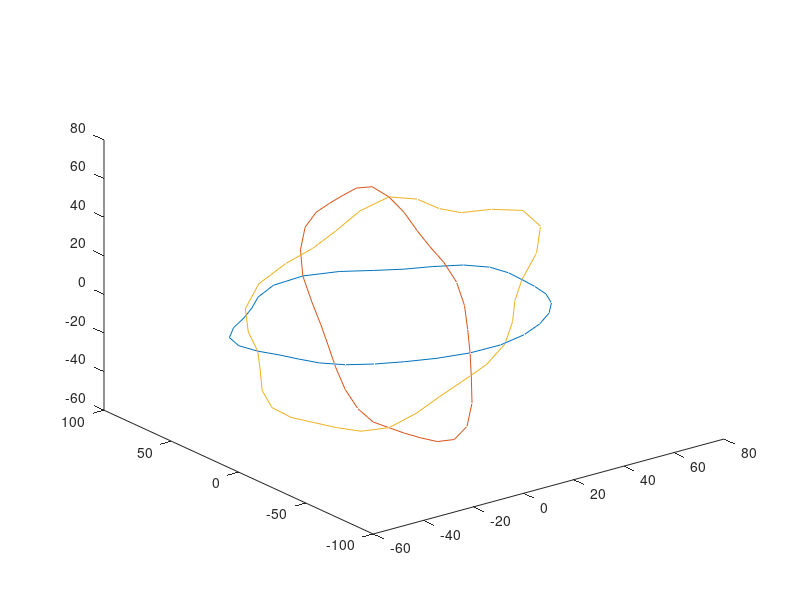

Reproduce this figure in MATLAB.
function [wire_hndl, ...
	  amoeba_x, ...
	  amoeba_y, ...
	  amoeba_z, ...
	  amoeba_Rnew, ...
	  amoeba_Rval, ...
	  fourier_arg] = amoeba3D()

  %%setenv('GNUTERM', 'x11');
  setenv('GNUTERM', 'aqua');

  %% get dimensions and position of 3D amoeba
  box_size = [256, 256, 256];
  Rmax_scale = 1/4; %% max value of max amoeba radius as fraction of box size
  Rmax_range = 1/1; %% min value of max amoeba radius as fraction of max radius
  Rmax = box_size(1) * Rmax_scale;
  Rmin = Rmax * Rmax_range;
  amoeba_Rmax = Rmin + rand() * (Rmax - Rmin);  %% maximum radius of
  %% amoeba X-section
  disp(["amoeba_Rmax = ", num2str(amoeba_Rmax)]);
  Ramp_max = 3/4; %% max value of the min amoeba radius (in unis of amoeba_Rmax)
  Ramp_min = 3/4; %% min value of the min amoeba radius
  amoeba_Ramp = Ramp_min + rand() * ( Ramp_max - Ramp_min);  %% radial
  %% variation of amoeba x-section as fraction of amoeba_Rmax
  amoeba_Rmin = amoeba_Rmax * amoeba_Ramp;  %% minimum radius of amoeba X-section
  disp(["amoeba_Rmin = ", num2str(amoeba_Rmin)]);
  amoeba_center = Rmax + rand(1,3) .* ( box_size - 2*Rmax );

  N_fourier = 7;%%5;
  %% N_Fourier: number of Fourier components (starting with 0) used to
  %% construct smooth random outline along each axis
  Npts = 2*8*2;
  %% Npts: number of points at which to evalutate/fit polynomial
  %% must be even so that 0 and 180 degrees are explicitly represented

  symmetry_flag = zeros(1,3);
  symmetry_flag(1) = 0; %% only 1st dimension should ever be symmetric

  %% i_plane: (row, col), (row, depth), (col,depth)
  %% dimensions order: (row, col, depth)
  amoeba_Rval = zeros(Npts, 3);
  fourier_arg = [0:(Npts-1)] * (2*pi) / Npts;
  fourier_arg2 = ...
      repmat([0:(N_fourier-1)]', [1, Npts]) .* ...
      repmat( fourier_arg, [N_fourier, 1] );
  for i_plane = 1:3
    if symmetry_flag(i_plane) == 1
      rand_phase = repmat(i*pi/2, [N_fourier, 1]);
    else
      rand_phase = (2*pi) * rand(N_fourier, 1);
    endif
    rand_phase2 = repmat(rand_phase, [1, Npts]);
    fourier_phase2 = exp( i*fourier_arg2 + i*rand_phase2 );
    fourier_coef = randn(N_fourier, 1);
    fourier_coef(1) = 0; %% add DC term separately
    fourier_coef2 = repmat( fourier_coef, [1, Npts]);
    fourier_term = fourier_coef2 .* fourier_phase2;
    amoeba_Rval(:,i_plane) = sum( fourier_term, 1 );
  endfor

  %% scale realand imaginary parts of X-sections to match specified min and max radii
  max_real_Rval = zeros(1,3);
  min_real_Rval = zeros(1,3);
  ave_real_Rval = zeros(1,3);
  %%amoeba_Rval(:,1) = real(amoeba_Rval(:,1));
  real_Rval = real(amoeba_Rval);
  imag_Rval = imag(amoeba_Rval);
  for i_plane = 1:3
    max_real_Rval(i_plane) = max(real(amoeba_Rval(:,i_plane)));
    min_real_Rval(i_plane) = min(real(amoeba_Rval(:,i_plane)));
    real_Rval(:,i_plane) = ...
	amoeba_Rmin + ...
	(real_Rval(:,i_plane) - min_real_Rval(i_plane)) * ...
	(amoeba_Rmax - amoeba_Rmin) / ...
	((max_real_Rval(i_plane) - min_real_Rval(i_plane)) + ...
	 ((max_real_Rval(i_plane) - min_real_Rval(i_plane))==0));
    max_imag_Rval(i_plane) = max(imag(amoeba_Rval(:,i_plane)));
    min_imag_Rval(i_plane) = min(imag(amoeba_Rval(:,i_plane)));
    imag_Rval(:,i_plane) = ...
	amoeba_Rmin + ...
	(imag_Rval(:,i_plane) - min_imag_Rval(i_plane)) * ...
	(amoeba_Rmax - amoeba_Rmin) / ...
	((max_imag_Rval(i_plane) - min_imag_Rval(i_plane)) + ...
	 ((max_imag_Rval(i_plane) - min_imag_Rval(i_plane))==0));
  endfor
  amoeba_Rval = real_Rval + i * imag_Rval;
  ave_Rval = mean(amoeba_Rval,1);

  %% match intercepts
  %% Real part of cross-sections much match at intersections
  Npts_quarter = 1 + round(Npts/4);
  Npts_half = 1 + round(Npts/2);
  Npts_3quarter = 1 + round(3*Npts/4);
  amoeba_Rdiff = zeros(2,3);
  for axis_id = 1:3
    axis_id2 = axis_id + 2;
    axis_id2 = 1 + mod(axis_id2 - 1, 3);
    amoeba_Rdiff(1,axis_id) = ...
	amoeba_Rval(1,axis_id) - amoeba_Rval(Npts_quarter, axis_id2);
    amoeba_Rdiff(2,axis_id) = ...
	amoeba_Rval(Npts_half,axis_id) - amoeba_Rval(Npts_3quarter, axis_id2);
  endfor
  amoeba_Rdiff_original = amoeba_Rdiff;
  for axis_id = 1:3
    for j_arg = [ (Npts_3quarter + 1) : (Npts + Npts_quarter - 1)]
      i_arg = 1 + mod( j_arg - 1, Npts);
      amoeba_Rval(i_arg,axis_id) = ...
	  amoeba_Rval(i_arg,axis_id) - ...
	  amoeba_Rdiff(1,axis_id) * ...
	  min(j_arg - Npts_3quarter, Npts + Npts_quarter - j_arg) / ...
	  (Npts/4);
    endfor
    for i_arg = (Npts_quarter + 1) : (Npts_3quarter - 1)
      amoeba_Rval(i_arg,axis_id) = ...
	  amoeba_Rval(i_arg,axis_id) - ...
	  amoeba_Rdiff(2,axis_id) * ...
	  min(i_arg - Npts_quarter, Npts_3quarter - i_arg) / ...
	  (Npts/4);
    endfor
  endfor
  

  amoeba_Rnew = amoeba_Rval;

%%!!! deprecated: axis conventions are outdated
  linear_transform_flag = 0;
  if linear_transform_flag
    %% deprecated method to match intercepts using linear transformation
    %% fails most of the time because R must be positive
    var_radius = ones(1,3);
    var_A = ones(1,3);
    bar_B = ones(1,3);
    %% fix size of Xsection for i_plane == 1
    %% Xsections for i_plane == 2,3 are morphed to match Xsection for
    %% i_plane == 1,
    %% radial amplitude variations can be scaled and
    %% rotated by arbitrary magnitude and phase 
    %% average radius set to aritrary constant var_radius(1,3)
    %% giving 6 variables constrained by 6 equations (one for each intersection)

    %% eq(1): xy intersect with xz
    %% real(amoeba_Rval(1,1)) = ...
    %%   real(var_radius(2) + var_A(1,2) * amoeba_Rval(Npts_quarter,2) + ...
    %%   i*var_B(1,2) * amoeba_Rval(Npts_quarter,2));
    %% eq(2)
    %% real(amoeba_Rval(Npts_half,1)) = ...
    %%   real(var_radius(2) + var_A(1,2) * amoeba_Rval(Npts_3quarter,2) + ...
    %%   i*var_B(1,2) * amoeba_Rval(Npts_3quarter,2));
    %% eq(3): xy intersect with yz
    %% real(amoeba_Rval(Npts_quarter,1)) = ...
    %%   real(var_radius(3) + var_A(1,3) * amoeba_Rval(1,3) + ...
    %%   i*var_B(1,3) * amoeba_Rval(1,3));
    %% eq(4)
    %% amoeba_Rval(Npts_3quarter,1) = ...
    %%   real(var_radius(3) + var_A(1,3) * amoeba_Rval(Npts_half,3) + ...
    %%   i*var_B(1,3) * amoeba_Rval(Npts_half,3));
    %% eq(5): xz intersect with yz
    %% 0 = real(var_radius(2) + var_A(1,2) * amoeba_Rval(1,2) + ...
    %%     i*var_B(1,2) * amoeba_Rval(1,2)) - ...
    %%     real(var_radius(3) + var_A(1,3) * amoeba_Rval(Npts_quarter,3) + ...
    %%     i*var_B(1,3) * amoeba_Rval(Npts_quarter,3));
    %% eq(6)
    %% 0 = real(var_radius(2) + var_A(1,2) * amoeba_Rval(Npts_half,2) + ...
    %%     i*var_B(1,2) * amoeba_Rval(Npts_half,2)) -
    %%     real(var_radius(3) + var_A(1,3) * amoeba_Rval(Npts_3quarter,3) + ...
    %%     i*var_B(1,3) * amoeba_Rval(Npts_3quarter,3));
    %% build matrix scale_mat and vector const_vec
    %%soln_vec = [ var_radius(2) var_A(2) var_B(2) var_radius(3) var_A(3) var_B(3) ];
    const_vec = real([(amoeba_Rval(1,1) - ave_Rval(2)), ...
		      (amoeba_Rval(Npts_half,1) - ave_Rval(2)), ...
		      (amoeba_Rval(Npts_quarter,1) - ave_Rval(3)), ...
		      (amoeba_Rval(Npts_3quarter,1) - ave_Rval(3)), ...
		      (ave_Rval(3) - ave_Rval(2)), ...
		      (ave_Rval(3) - ave_Rval(2)) ]');
    scale_mat = zeros(6);
    scale_mat(1,:) = [1, ...
		      real(amoeba_Rval(Npts_quarter,2) - ave_Rval(2)), ...
		      -imag(amoeba_Rval(Npts_quarter,2) - ave_Rval(2)), ...
		      0, ...
		      0, ...
		      0];
    scale_mat(2,:) = [1, ...
		      real(amoeba_Rval(Npts_3quarter,2) - ave_Rval(2)), ...
		      -imag(amoeba_Rval(Npts_3quarter,1) - ave_Rval(2)), ...
		      0, ...
		      0, ...
		      0];
    scale_mat(3,:) = [0, ...
		      0, ...
		      0, ...
		      1, ...
		      real(amoeba_Rval(1,3) - ave_Rval(3)), ...
		      -imag(amoeba_Rval(1,3) - ave_Rval(3))];
    scale_mat(4,:) = [0, ...
		      0, ...
		      0, ...
		      1, ...
		      real(amoeba_Rval(Npts_half,3) - ave_Rval(3)), ...
		      -imag(amoeba_Rval(Npts_half,3) - ave_Rval(3))];
    scale_mat(5,:) = [1, ...
		      real(amoeba_Rval(1,2) - ave_Rval(2)), ...
		      -imag(amoeba_Rval(1,2) - ave_Rval(2)), ...
		      -1, ...
		      -real(amoeba_Rval(Npts_quarter,3) - ave_Rval(3)), ...
		      imag(amoeba_Rval(Npts_quarter,3) - ave_Rval(3))];
    scale_mat(6,:) = [1, ...
		      real(amoeba_Rval(Npts_half,2) - ave_Rval(2)), ...
		      -imag(amoeba_Rval(Npts_half,2) - ave_Rval(2)), ...
		      -1, ...
		      -real(amoeba_Rval(Npts_3quarter,3) - ave_Rval(3)), ...
		      imag(amoeba_Rval(Npts_3quarter,3) - ave_Rval(3))];
    soln_vec = scale_mat \ const_vec;
    var_radius(2) = real(soln_vec(1));
    var_A(2) = real(soln_vec(2));
    var_B(2) = real(soln_vec(3));
    var_radius(3) = real(soln_vec(4));
    var_A(3) = real(soln_vec(5));
    var_B(3) = real(soln_vec(6));

    amoeba_Rnew = zeros(size(amoeba_Rval));
    amoeba_Rnew(:,1) = amoeba_Rval(:,1);
    amoeba_Rnew(:,2) = var_radius(2) + real(ave_Rval(2)) + ...
	var_A(2) * real(amoeba_Rval(:,2) - ave_Rval(2)) - ...
	var_B(2) * imag(amoeba_Rval(:,2) - ave_Rval(2));
    amoeba_Rnew(:,3) = var_radius(3) + real(ave_Rval(3)) + ...
	var_A(3) * real(amoeba_Rval(:,3) - ave_Rval(3)) - ...
	var_B(3) * imag(amoeba_Rval(:,3) - ave_Rval(3));

  endif %% linear_transform_flag

  
  amoeba_Rnew = real(amoeba_Rnew);
  if any(amoeba_Rnew(:) < 0 )
    warning("any(amoeba_Rnew(:) < 0 )");
  endif

  %% check
  for axis_id = 1:3
    axis_id2 = axis_id + 2;
    axis_id2 = 1 + mod(axis_id2 - 1, 3);
    amoeba_Rdiff(1,axis_id) = ...
	amoeba_Rval(1,axis_id) - amoeba_Rval(Npts_quarter, axis_id2);
    amoeba_Rdiff(2,axis_id) = ...
	amoeba_Rval(Npts_half,axis_id) - amoeba_Rval(Npts_3quarter, axis_id2);
  endfor
  amoeba_Rdelta = ...
      abs(amoeba_Rdiff) / amoeba_Rmax;
  if any( amoeba_Rdelta > 0.5/amoeba_Rmax)
    warning(["any(delta_all > ", num2str(0.5/amoeba_Rmax)]);
  endif
  if any(abs(amoeba_Rdiff) > 0.5)
    warning("any(abs(amoeba_Rdiff) > 0.5)");
  endif

  
  amoeba_x = zeros(Npts, 3);
  amoeba_y = zeros(Npts, 3);
  amoeba_z = zeros(Npts, 3);
  [amoeba_x(:,1) amoeba_y(:,1)] = ...
      pol2cart( fourier_arg', amoeba_Rnew(:,1) );
  [amoeba_y(:,2) amoeba_z(:,2)] = ...
      pol2cart( fourier_arg', amoeba_Rnew(:,2) );
  [amoeba_z(:,3) amoeba_x(:,3)] = ...
      pol2cart( fourier_arg', amoeba_Rnew(:,3) );

  amoeba_x2 = [amoeba_x;amoeba_x(1,:)];
  amoeba_y2 = [amoeba_y;amoeba_y(1,:)];
  amoeba_z2 = [amoeba_z;amoeba_z(1,:)];

  wire_fig_hndl = figure;
  set(gca, "ColorOrder", zeros(8,3));
  wire_hndl = plot3(amoeba_x2(:,1:1:3), amoeba_y2(:,1:1:3), amoeba_z2(:,1:1:3));
  wire_filename = "wire_3D_amoeba.png";
  wire_option = "-dpng";
  print(wire_fig_hndl, wire_filename, wire_option);

  return;
  
  %% find polynomial of the form
  %% sum( coef_poly(i_pow, i_axis) * amoeba_xyz(i_pt, i_axis) ^ i_pow ) = ...
  %% const_poly(i_axis) == 1
  
  Npoly = Npts - 2; %%(3*Npts - 6)/3;
  %% each intersection appears twice
  %% remove 0 and 180 degree intersecton pts along each axis (same pts
  %% appear elsewhere)
  amoeba_xyz = zeros(Npoly, 3);
  amoeba_xyz(:,1) = ...
      [amoeba_x(2:(Npts_half-2),1), amoeba_x(Npts_half:Npts,1)];
  amoeba_xyz(:,2) = ...
      [amoeba_x(2:(Npts_half-2),2), amoeba_x(Npts_half:Npts,2)];
  amoeba_xyz(:,3) = ...
      [amoeba_x(2:(Npts_half-2),3), amoeba_x(Npts_half:Npts,3)];
  const_poly = ones(3*Npoly, 1);
  mat_poly2D = zeros(3*Npoly, 3*Npoly);
  for i_pt = 1 : 3*Npoly
    xyz_pt = 1 + mod(i_pt-1, Npoly);
    i_plane = ceil(i_pt / Npoly);
    for i_pow = 1 : Npoly
	  mat_poly2D(i_pt, i_pow + Npoly * (i_plane-1)) = ...
	      amoeba_xyz(xyz_pt, i_plane).^i_pow;
    endfor
  endfor
  coef_poly = mat_poly2D \ const_poly;
  coef_poly = reshape(coef_poly, [Npoly, 3]);

  %% draw polynomial surface
  amoeba_3D_fig = figure;
  num_ndx = 2*ceil(amoeba_Rmax);
  x_ndx = 1:num_ndx;
  y_ndx = 1:num_ndx;
  [x_sub, y_sub] = meshgrid(x_ndx, y_ndx);
  y_max = amoeba_y2(1,2);
  y_min = amoeba_y2(Npts_half, 2);
  y_delta = (y_max - y_min) / num_ndx;
  surf(amoeba_x2(:), amoeba_y2(:), amoeba_z2(:));

